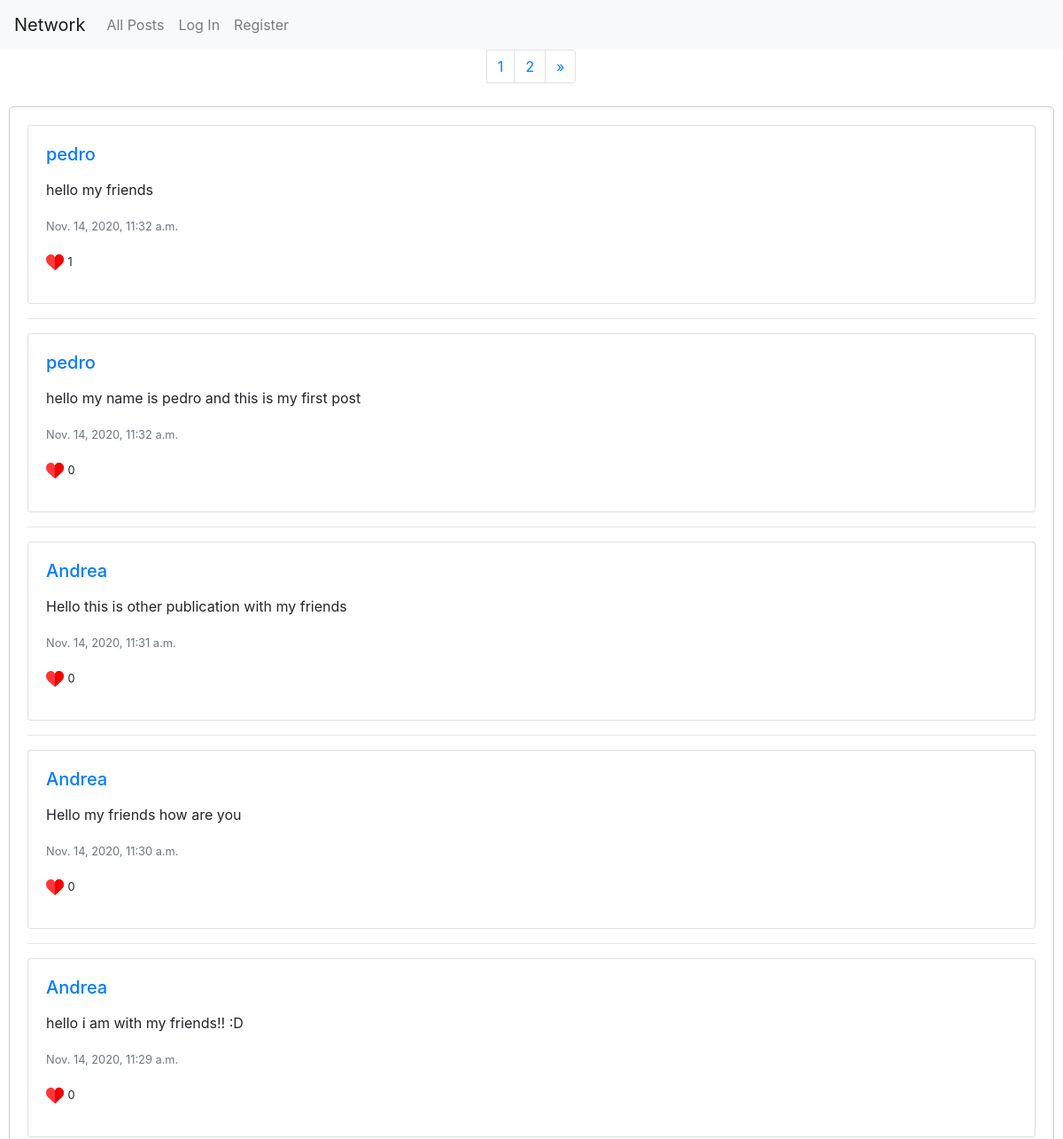
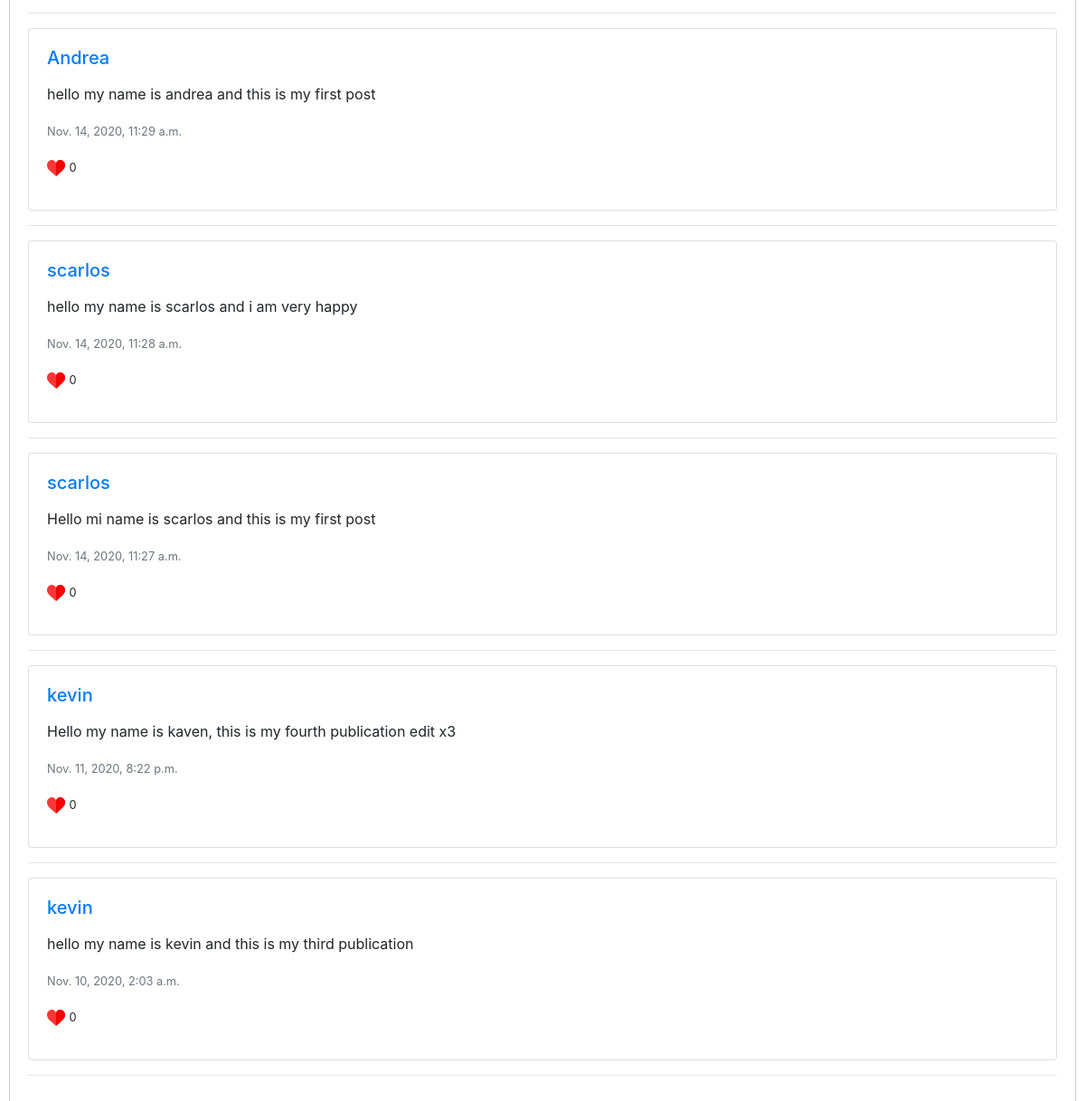
The app's page /, older data (2 pictures, top to bottom).
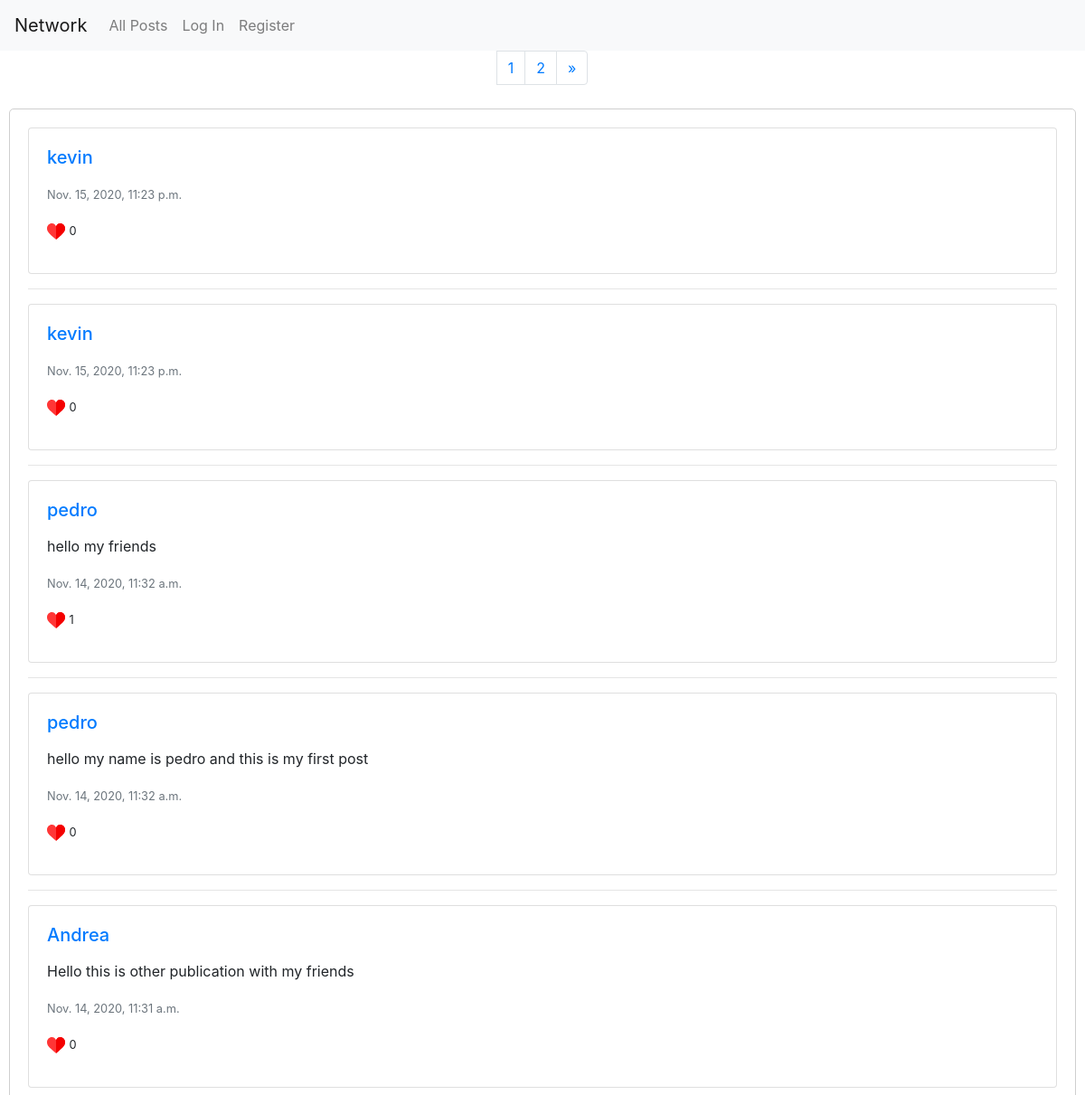
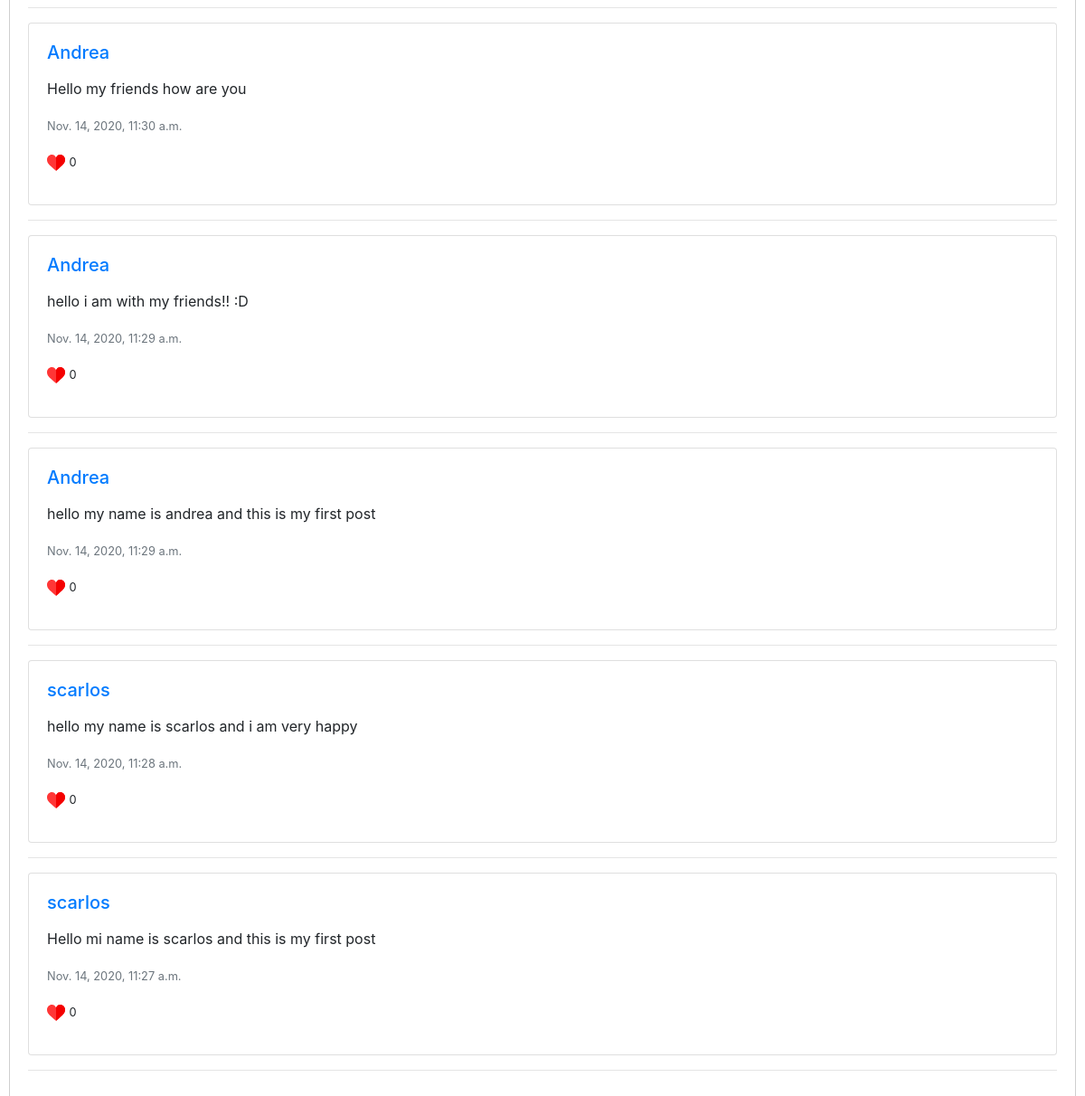
The same page, newer data (2 pictures, top to bottom).
### network/models.py (models this page shows)
class Post(models.Model):
    user = models.ForeignKey(User, on_delete = models.CASCADE, related_name="post_create") #if user is deleted, auction will be deleted
    date = models.DateTimeField(auto_now_add=True, null=True, blank=True)
    text = models.CharField(max_length=255, null=True)
    likes = models.IntegerField(default=None, null=True, blank=True)
    verify_like = models.BooleanField(default=True, null=True, blank=True)

class User(AbstractUser):
    pass

### network/views.py (the view)
# urls.py: path("", views.index, name="index"),
def index(request):
    posts = Post.objects.all().order_by('-date')
    new_posts=[]
    for one_post in posts:
        try:
            like = Like.objects.filter(user=request.user, post=one_post)
        except:
            like=None
            print("Error al obtener like")
        if like:
            one_post.verify_like = True
        else:
            one_post.verify_like = False
        new_posts.append(one_post)
    paginator = Paginator(new_posts,10)
    page = request.GET.get('page')
    all_posts = paginator.get_page(page)
    return render(request, "network/index.html", { "posts":all_posts})

### network/templates/network/index.html (shortened to what this page needs)
{% extends "network/layout.html" %}
{% load static %}
{% block body %}
<div class=" row align-items-center justify-content-center ">
    <nav aria-label="Page navigation example ">
        <ul class="pagination">
            {% for num in posts.paginator.page_range %}
            <li class="page-item"><a class="page-link" href="?page={{num}}">
                {{num}}
            </a></li>
            {% endfor %}
            <li class="page-item">
                {%if posts.has_next%}
                <a class="page-link" href="?page={{posts.next_page_number}}" aria-label="Next">
                    <span aria-hidden="true">&raquo;</span>
                </a>
                {%endif%}
            </li>
        </ul>
    </nav>
</div>
<div class="box-cont">
    {% for post in posts %}
    <div class="card">
        <div class="card-body">
            <h5 class="card-title"> <a href="/profile/{{post.user.id}}" style="text-decoration: none;">
                    {{post.user.username}} </a> </h5>
            <p class="card-text" id="text-post-{{post.id}}">{{post.text}}</p>
            <p class="card-text"><small class="text-muted">{{post.date}}</small></p>
            <p id="like-section-{{post.id}}">
                <img src="{% static 'images/like.svg' %}" height="20px" width="20px">
                <small id="num-likes-id-{{post.id}}"> {{post.likes}}</small>
            </p>
        </div>
    </div>
    <hr>
    {% endfor %}
</div>
{% endblock %}

Row changes from the older to the newer data that the page shows:
no longer on this page (row unchanged): Post: user.username "kevin", text "Hello my name is kaven, this is my fourth publication edit x3", date "Nov. 11, 2020, 8:22 p.m.", likes "0"
no longer on this page (row unchanged): Post: user.username "kevin", text "hello my name is kevin and this is my third publication", date "Nov. 10, 2020, 2:03 a.m.", likes "0"
added Post: user.username "kevin", date "Nov. 15, 2020, 11:23 p.m.", likes "0"
added Post: user.username "kevin", date "Nov. 15, 2020, 11:23 p.m.", likes "0"
